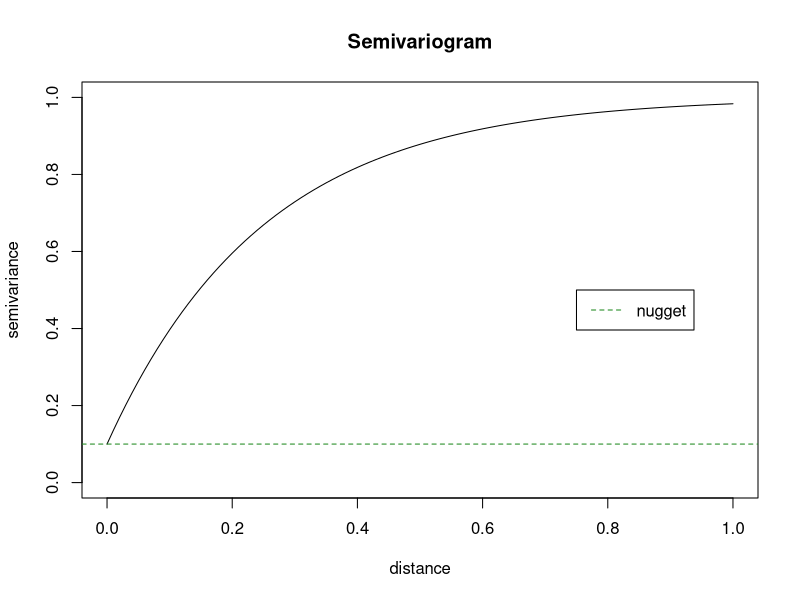
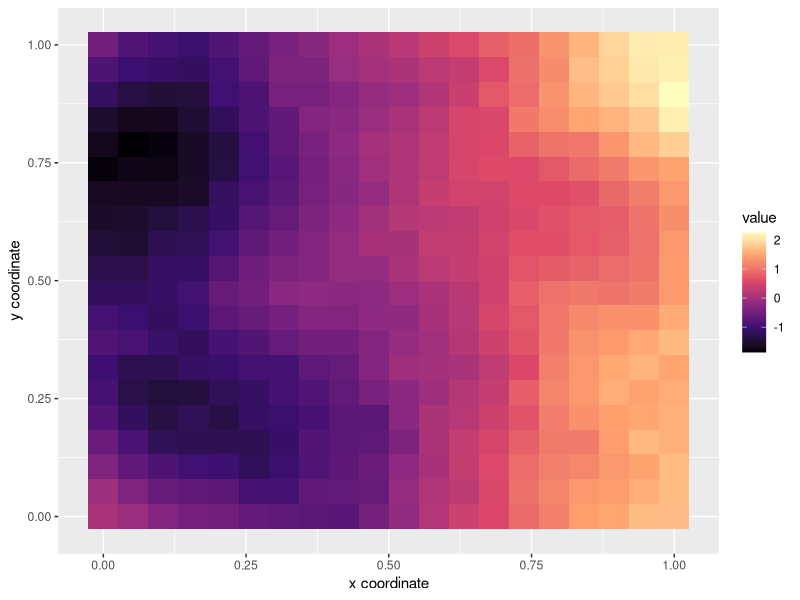

Generate these figures, in order, with R: (Note: this script raises an error after producing the figures.)
library(ggplot2)
set.seed(8)

# 1) Data setup ----

# paramters for simulation
## time steps
ntime = 9
## map size
map.cols = map.rows = 20
## total number of pixels
npix = map.cols * map.rows
## spatial correlation range parameter
r = .25 # 25% the width of the map
## nugget
nug = .10
## diagonal nugget matrix
nugmat = diag(rep(nug, npix))
## pixel coordinates
coords = scales::rescale(as.matrix(expand.grid(x = as.double(1:map.cols),
                                               y = as.double(1:map.rows))), to = c(0, 1))
## Distance between pixels (scaled between 0 and 1)
D <- scales::rescale(as.matrix(dist(coords)), to = c(0, 1))

# 2) Covariance ----
## We use the exponential covariance function:
covar_func <- function(d, range = r){
  covar = exp(-d/range)
  return(covar)
}

## Semivariogram:
  # For the true covariance matrix, we also add in a nugget that absorbs
  # additional variation. A traditional way to visualize spatial variance is
  # with a semivariogram. The semivariance which is simply 1 - covariance. Here's a plot of the
  # function:
curve(1 - ((1-nug) * covar_func(x)), from = 0, to = 1,
      ylab = "semivariance", xlab = "distance", main = "Semivariogram",
      ylim = c(0,1))
# add nugget line and legend
abline(h = nug, col = "forestgreen", lty = 2)
legend(x = .75, y = .5, lty = 2, col = "forestgreen", legend = "nugget")

## Here's the full covariance matrix for our data
Sigma = nugmat + (1 - nug) * covar_func(D, r)

## a Spatial error structure is created by multiplying Sigma by a random variable
del = scale(Sigma %*% rnorm(npix))

## visualize the spatial error on a map
ggplot(data.frame(coords, del), aes(x = x, y = y, fill = del)) +
  geom_tile() +
  scale_fill_viridis_c(option = "magma") +
  labs(x = "x coordinate", y = "y coordinate", fill = "value")


## 3) Estimate r from the covariance matrix: ----

## NOTE The next step is estimating the range parameter.
  # Theoretically, the correlation among CLS residuals model should be close to Sigma.
  # So, in remote parts, this estimation is done with that residual correlation matrix (an estimate of Sigma).
  # but, for simplicity, we use the true covariance matrix here.

## First, we need to combine the covars and distances into a data frame
v.cov.resids = Sigma[upper.tri(Sigma, diag = TRUE)] # vector of true covariance
W = data.frame(dist = v.dist, cor = v.cov.resids) # paired dist-cov values

## Then estimate r with ML
r.est = coef(fit <- nls(cor ~ exp(-dist/r), data = W, start = list(r = .1), trace = FALSE))
r.est # very close to true value

## We also estimate the nugget similarly, though I won't show it here.
nug.est = .139 # arbitrary nugget estimate

# So, our estimate for spatial covariance that we would use in GLS (excluding the nugget) would be
Sigma.est = diag(rep(nug.est, npix)) + (1 - nug.est) * covar_func(D, r.est)

## We can see the average difference between our estimate and the true Sigma is small
mean(Sigma - Sigma.est)
